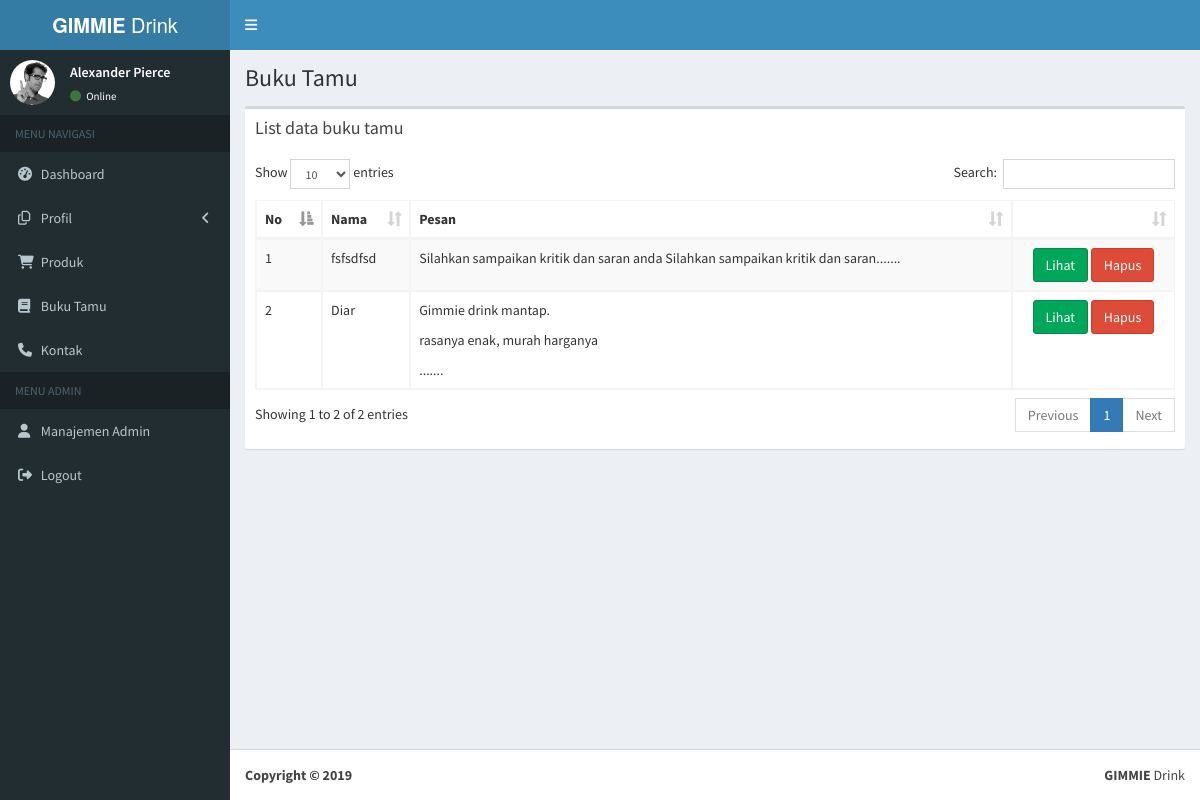
The app's page /admin/?page=data_bukutamu (signed in) with its own data.
### tables this page shows
CREATE TABLE `bukutamu` (
  `id` int(11) NOT NULL,
  `tgl` date NOT NULL,
  `nama` varchar(50) NOT NULL,
  `pesan` text NOT NULL
);

### admin/pages/data_bukutamu.php (the view)
<?php require_once('../config/main.php');
$query=mysql_query("select * from bukutamu");
?>
<?php
function limit_words($string, $word_limit){
    $words = explode(" ",$string);
    return implode(" ",array_splice($words,0,$word_limit));
}
?>
			<div class="box">
                <div class="box-header">
                  <h3 class="box-title">List data buku tamu</h3>
                </div>
                <div class="box-body">
                  <table id="example1" class="table table-bordered table-striped">
                    <thead>
                      <tr>
                        <th>No</th>
                        <th>Nama</th>
                        <th>Pesan</th>
						<th></th>
                      </tr>
                    </thead>
                    <tbody>
					<?php
					  $no=1;
					  while($q=mysql_fetch_array($query)){
					?>
                      <tr>
						<td><?php echo $no++; ?></td>
						<td><?php echo $q['nama']?></td>
						<td>
							<?php
								$kalimat = $q['pesan'];
								$kata = limit_words($kalimat, 11);
								echo "$kata.......";
							?>
						</td>
						<td>
							<center>
							<a class="btn btn-success" href="index.php?page=data_lihatbuku&id=<?php echo $q['id']; ?>">Lihat</a>
							<a class="btn btn-danger" onclick="return confirm('Apakah anda yakin akan menghapus data ini?')" href="pages/model/hapusbuku.php?id=<?php echo $q['id']; ?>">Hapus</a>
							</center>
						</td>
					  </tr>
					<?php
					  }
					?>
                    </tbody>
                  </table>
                </div>
            </div>

### records on screen
bukutamu: nama "fsfsdfsd", pesan "Silahkan sampaikan kritik dan saran anda Silahkan sampaikan kritik dan saran"
bukutamu: nama "Diar", pesan "Gimmie drink mantap. rasanya enak, murah harganya"

### other values on screen
$title "Buku Tamu"
